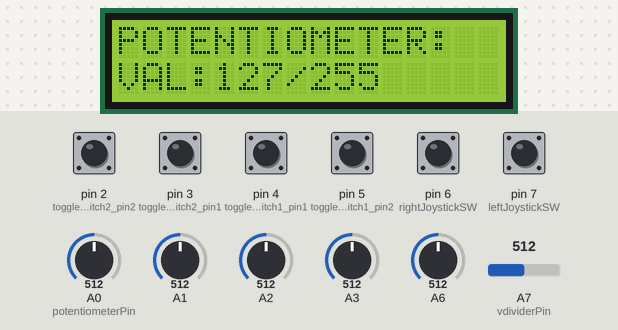
Recording of a program running on a simulated Arduino Nano, built with avr-gcc and run on an emulated ATmega328P. Shown: 16×2 character LCD. The test bench sets the inputs (shaded band); at power-on: pin 2 (toggleSwitch2_pin2), pin 3 (toggleSwitch2_pin1), pin 4 (toggleSwitch1_pin1), pin 5 (toggleSwitch1_pin2), pin 6 (rightJoystickSW), pin 7 (leftJoystickSW) HIGH, A0 (potentiometerPin) = 512, A1 = 512, A2 = 512, A7 (vdividerPin) = 512, A3 = 512, A6 = 512. No radio packets arrive unless stated; what the program prints to the serial monitor is not drawn.

Above: at 2.2 s.
At 3.3 s:
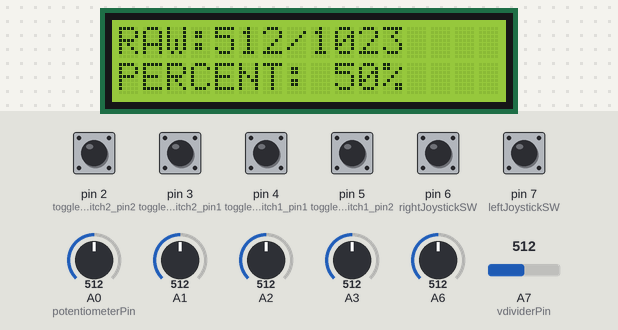
3.4 s: A0 (potentiometerPin) set to 716
At 5.9 s:
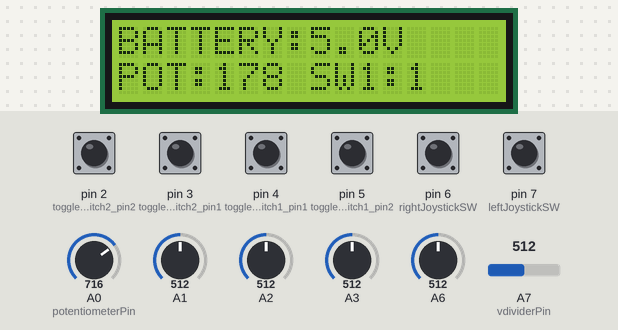
6.4 s: A1 set to 716
At 9.1 s:
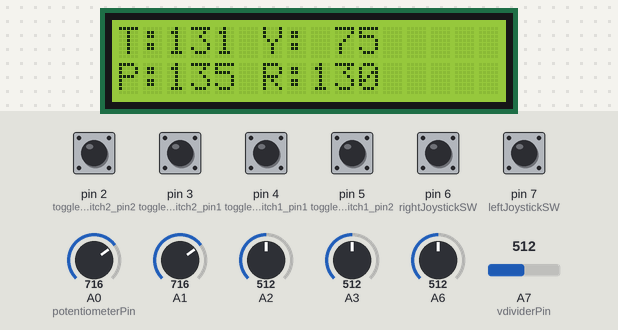
9.4 s: A2 set to 716
At 10.6 s:
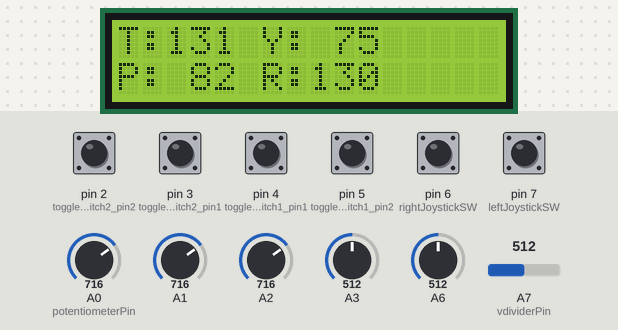
12.3 s: A7 (vdividerPin) set to 716
15.3 s: A3 set to 716
18.3 s: A6 set to 716
At 20.2 s:
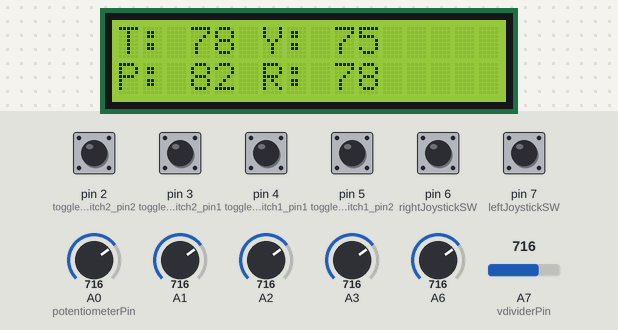
Timing chart, 0 to 21.7 s (numbered marks = the images above; inputs shaded):
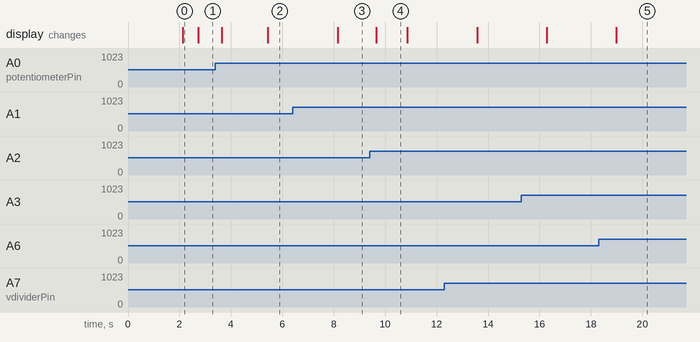

The program:

main.cpp
```cpp
/*A basic 6 channel transmitter using the nRF24L01 module.*/


#include <SPI.h>
#include <nRF24L01.h>
#include <RF24.h>
#include <LiquidCrystal_I2C.h>

// Global variables
float vol = 0;
int input = 0;
int potRawValue = 0;      // Raw reading from A0 (0-1023)
int potMappedValue = 0;   // Mapped value (0-255) for AUX3
int potPercent = 0;       // Percentage (0-100%)

// Pin definitions
int vdividerPin = A7;
int potentiometerPin = A0;

// Switch pins
int toggleSwitch1_pin1 = 4;
int toggleSwitch1_pin2 = 5;
int toggleSwitch2_pin1 = 3;
int toggleSwitch2_pin2 = 2;

// Joystick button pins
int leftJoystickSW = 7;
int rightJoystickSW = 6;

LiquidCrystal_I2C lcd(0x27, 16, 2);
const uint64_t pipeOut = 0xE8E8F0F0E1LL;
RF24 radio(10, 9); // CE = D10, CSN = D9

struct MyData {
  byte throttle;
  byte yaw;
  byte pitch;
  byte roll;
  byte AUX1;
  byte AUX2;
  byte AUX3;  // Potentiometer value (0-255)
  byte AUX4;  // Joystick buttons
};

MyData data;

unsigned long lcdUpdateTime = 0;
const unsigned long lcdUpdateInterval = 300; // Update LCD every 300ms

// Variables for scrolling display
int displayState = 0;
unsigned long lastDisplayChange = 0;
const unsigned long displayChangeInterval = 2500; // Change display every 2.5 seconds

// Function prototypes
void updateScrollingDisplay();
int mapJoystickValues(int val, int lower, int middle, int upper, bool reverse);
byte readToggleSwitch(int pin1, int pin2);
void readAllSensors();

void resetData()
{
  data.throttle = 0;
  data.yaw = 127;
  data.pitch = 127;
  data.roll = 127;
  data.AUX1 = 1;
  data.AUX2 = 1;
  data.AUX3 = 127;
  data.AUX4 = 0;
}

void setup()
{
  Serial.begin(9600);

  // Initialize nRF24L01
  radio.begin();
  radio.setAutoAck(false);
  radio.setDataRate(RF24_250KBPS);
  radio.openWritingPipe(pipeOut);
  resetData();

  // Initialize LCD
  lcd.init();
  lcd.backlight();
  lcd.clear();
  lcd.setCursor(2, 0);
  lcd.print("POTENTIOMETER");
  lcd.setCursor(1, 1);
  lcd.print("READING ACTIVE");
  delay(2000);
  lcd.clear();

  // Setup pin modes
  pinMode(vdividerPin, INPUT);
  pinMode(potentiometerPin, INPUT);

  pinMode(toggleSwitch1_pin1, INPUT_PULLUP);
  pinMode(toggleSwitch1_pin2, INPUT_PULLUP);
  pinMode(toggleSwitch2_pin1, INPUT_PULLUP);
  pinMode(toggleSwitch2_pin2, INPUT_PULLUP);

  pinMode(leftJoystickSW, INPUT_PULLUP);
  pinMode(rightJoystickSW, INPUT_PULLUP);
}

int mapJoystickValues(int val, int lower, int middle, int upper, bool reverse)
{
  val = constrain(val, lower, upper);
  if (val < middle)
    val = map(val, lower, middle, 0, 128);
  else
    val = map(val, middle, upper, 128, 255);
  return (reverse ? 255 - val : val);
}

byte readToggleSwitch(int pin1, int pin2) {
  bool state1 = digitalRead(pin1);
  bool state2 = digitalRead(pin2);

  if (state1 == LOW && state2 == HIGH) {
    return 0;  // Position 1
  } else if (state1 == HIGH && state2 == LOW) {
    return 2;  // Position 2
  } else {
    return 1;  // Middle position
  }
}

void readAllSensors() {
  // Read voltage divider for battery voltage
  input = analogRead(vdividerPin);
  vol = (input * 10.0) / 1024.0;  // For 10k+10k divider

  // Read potentiometer
  potRawValue = analogRead(potentiometerPin);
  potMappedValue = map(potRawValue, 0, 1023, 0, 255);
  potPercent = map(potRawValue, 0, 1023, 0, 100);
  data.AUX3 = potMappedValue;  // Send to receiver

  // Read joysticks
  data.throttle = mapJoystickValues(analogRead(A3), 13, 524, 1015, true);  // Left VRX
  data.roll     = mapJoystickValues(analogRead(A6), 34, 522, 1020, true);  // Left VRY
  data.yaw      = mapJoystickValues(analogRead(A1), 50, 505, 1020, true);  // Right VRX
  data.pitch    = mapJoystickValues(analogRead(A2), 12, 544, 1021, true);  // Right VRY

  // Read toggle switches
  data.AUX1 = readToggleSwitch(toggleSwitch1_pin1, toggleSwitch1_pin2);
  data.AUX2 = readToggleSwitch(toggleSwitch2_pin1, toggleSwitch2_pin2);

  // Read joystick buttons
  byte buttons = 0;
  if (digitalRead(leftJoystickSW) == LOW) buttons |= 0x01;
  if (digitalRead(rightJoystickSW) == LOW) buttons |= 0x02;
  data.AUX4 = buttons;
}

void updateScrollingDisplay() {
  unsigned long currentMillis = millis();
  if (currentMillis - lastDisplayChange >= displayChangeInterval) {
    displayState = (displayState + 1) % 4;  // Cycle through 4 display states
    lastDisplayChange = currentMillis;
    lcd.clear();
  }

  switch (displayState) {
    case 0:
      // DISPLAY 1: BIG POTENTIOMETER READOUT
      lcd.setCursor(0, 0);
      lcd.print("POTENTIOMETER:");
      lcd.setCursor(0, 1);
      lcd.print("VAL:");
      if (potMappedValue < 100) lcd.print(" ");
      if (potMappedValue < 10) lcd.print(" ");
      lcd.print(potMappedValue);
      lcd.print("/255");
      break;

    case 1:
      // DISPLAY 2: RAW VALUES DETAIL
      lcd.setCursor(0, 0);
      lcd.print("RAW:");
      lcd.print(potRawValue);
      lcd.print("/1023");
      lcd.setCursor(0, 1);
      lcd.print("PERCENT:");
      if (potPercent < 100) lcd.print(" ");
      if (potPercent < 10) lcd.print(" ");
      lcd.print(potPercent);
      lcd.print("%   ");
      break;

    case 2:
      // DISPLAY 3: BATTERY + POT VALUE
      lcd.setCursor(0, 0);
      lcd.print("BATTERY:");
      lcd.print(vol, 1);
      lcd.print("V");
      lcd.setCursor(0, 1);
      lcd.print("POT:");
      if (potMappedValue < 100) lcd.print(" ");
      if (potMappedValue < 10) lcd.print(" ");
      lcd.print(potMappedValue);
      lcd.print(" SW1:");
      lcd.print(data.AUX1);
      break;

    case 3:
      // DISPLAY 4: JOYSTICK VALUES
      lcd.setCursor(0, 0);
      lcd.print("T:");
      if (data.throttle < 100) lcd.print(" ");
      if (data.throttle < 10) lcd.print(" ");
      lcd.print(data.throttle);
      lcd.print(" Y:");
      if (data.yaw < 100) lcd.print(" ");
      if (data.yaw < 10) lcd.print(" ");
      lcd.print(data.yaw);

      lcd.setCursor(0, 1);
      lcd.print("P:");
      if (data.pitch < 100) lcd.print(" ");
      if (data.pitch < 10) lcd.print(" ");
      lcd.print(data.pitch);
      lcd.print(" R:");
      if (data.roll < 100) lcd.print(" ");
      if (data.roll < 10) lcd.print(" ");
      lcd.print(data.roll);
      break;
  }
}

void loop()
{
  unsigned long currentMillis = millis();

  // Read all sensors first
  readAllSensors();

  // Update LCD at regular intervals
  if (currentMillis - lcdUpdateTime >= lcdUpdateInterval) {
    updateScrollingDisplay();
    lcdUpdateTime = currentMillis;
  }

  // Send data via nRF24L01
  radio.write(&data, sizeof(MyData));

  // Optional serial monitor output
  static unsigned long lastSerialPrint = 0;
  if (currentMillis - lastSerialPrint >= 1000) {
    Serial.print("Pot - Raw:");
    Serial.print(potRawValue);
    Serial.print(" Map:");
    Serial.print(potMappedValue);
    Serial.print(" %:");
    Serial.print(potPercent);
    Serial.print(" Bat:");
    Serial.print(vol, 1);
    Serial.print("V | T:");
    Serial.print(data.throttle);
    Serial.print(" Y:");
    Serial.print(data.yaw);
    Serial.print(" P:");
    Serial.print(data.pitch);
    Serial.print(" R:");
    Serial.println(data.roll);
    lastSerialPrint = currentMillis;
  }
}
```

Measured:
- after the input at 3.4 s, the display: first changes after 0.24 s (image 2 shows a later state)
- after the input at 6.4 s, the display: changes after 1.8 s (image 3)
- after the input at 9.4 s, the display: changes after 0.25 s (image 4)
- what the display in image 0 shows lasts 0.6 s, from 2.1 s to 2.7 s
- what the display in image 4 shows lasts 1.2 s, from 9.7 s to 10.9 s
